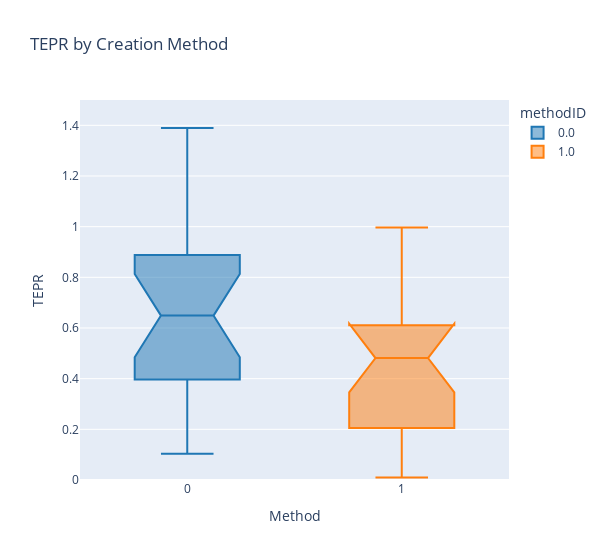

The notebook cell this image was saved under:
### Code cell
df = method_data_crt.loc[(slice(None), slice(None)), 'adj_pupil'].reset_index('methodID')
crt_tepr_fig = px.box(df, x='methodID', y ='adj_pupil', color='methodID', notched=True, title='TEPR by Creation Method', color_discrete_sequence=px.colors.qualitative.D3)
crt_tepr_fig.update_yaxes(range=[0,1.5])
crt_tepr_fig.update_layout(
    xaxis_title='Method',
    yaxis_title='TEPR',
    width=600,
)
crt_tepr_fig.show()

### Figure 1 — Plotly figure (JSON) as saved in the notebook; plotly's stock layout.template omitted (floating-point values rounded to 4 significant figures)
{"data": [{"alignmentgroup": "True", "hovertemplate": "methodID=%{x}<br>adj_pupil=%{y}<extra></extra>", "legendgroup": "0.0", "marker": {"color": "#1F77B4"}, "name": "0.0", "notched": true, "offsetgroup": "0.0", "orientation": "v", "showlegend": true, "type": "box", "x": [0, 0, 0, 0, 0, 0, 0, 0, 0, 0, 0, 0, 0, 0, 0, 0, 0, 0, 0, 0, 0, 0], "x0": " ", "xaxis": "x", "y": [1.34, 0.7027, 1.03, 0.9688, 0.6631, 0.1032, 0.657, 0.4095, 0.2032, 0.3001, 0.6408, 0.5342, 0.6882, 0.3972, 0.7807, 0.5293, 0.888, 1.165, 0.3346, 1.389, 0.5909, 0.1201], "y0": " ", "yaxis": "y"}, {"alignmentgroup": "True", "hovertemplate": "methodID=%{x}<br>adj_pupil=%{y}<extra></extra>", "legendgroup": "1.0", "marker": {"color": "#FF7F0E"}, "name": "1.0", "notched": true, "offsetgroup": "1.0", "orientation": "v", "showlegend": true, "type": "box", "x": [1, 1, 1, 1, 1, 1, 1, 1, 1, 1, 1, 1, 1, 1, 1, 1, 1, 1, 1, 1, 1, 1], "x0": " ", "xaxis": "x", "y": [0.6494, 0.5701, 0.9689, 0.9965, 0.2451, 0.009693, 0.4843, 0.1233, 0.2055, 0.2046, 0.5157, 0.3458, 0.6107, 0.3439, 0.5013, 0.4786, 0.5401, 0.6452, 0.1934, 0.9607, 0.2685, 0.07142], "y0": " ", "yaxis": "y"}], "layout": {"boxmode": "overlay", "legend": {"title": {"text": "methodID"}, "tracegroupgap": 0}, "title": {"text": "TEPR by Creation Method"}, "width": 600, "xaxis": {"anchor": "y", "categoryarray": [0, 1], "categoryorder": "array", "domain": [0, 1], "title": {"text": "Method"}}, "yaxis": {"anchor": "x", "domain": [0, 1], "range": [0, 1.5], "title": {"text": "TEPR"}}}}
